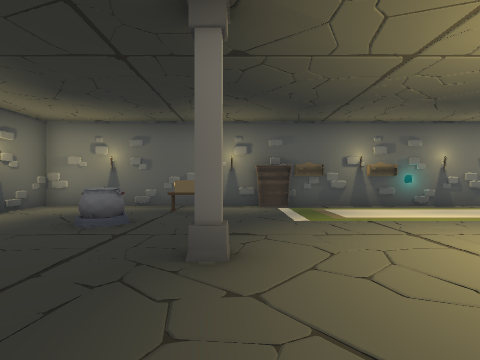
view 1 (above)

16 first-person views from a walk through a Unity game level. The camera is 1.5 m above the floor, looks level and sees 85° across. Doors are open. The floor is counted in squares, 2 m on a side. Each view is taken from the middle of a square. On the plan, view 1 faces up. The plan holds only what a view shows up to about 9 squares ahead; the rest is blank. The player character is not drawn.

view 2
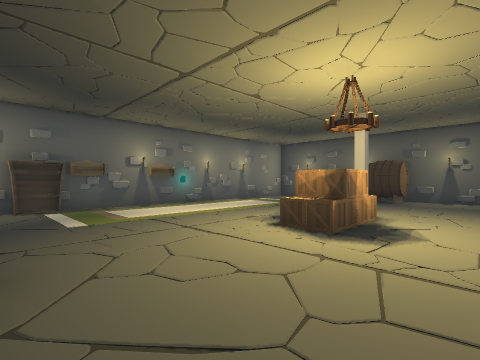

view 3
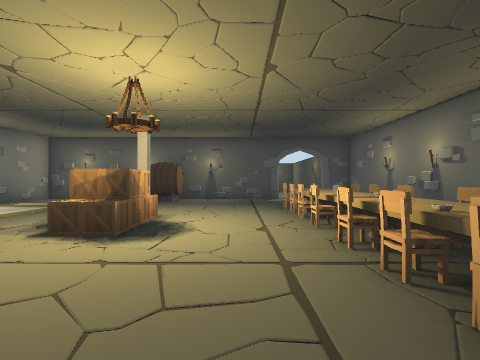

view 4
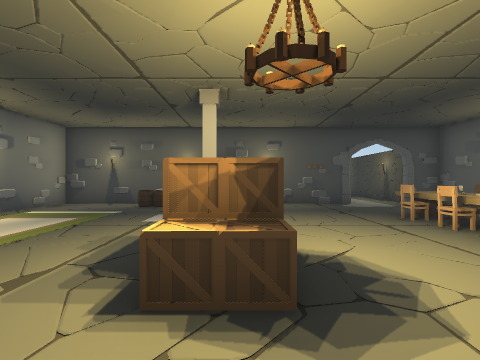

view 5
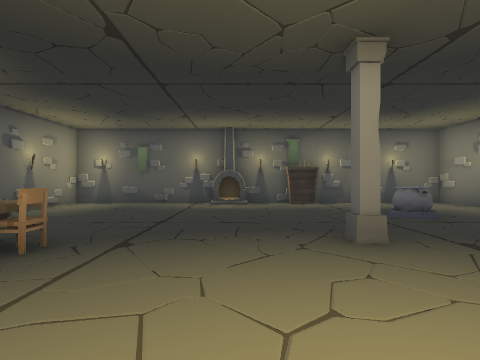

view 6
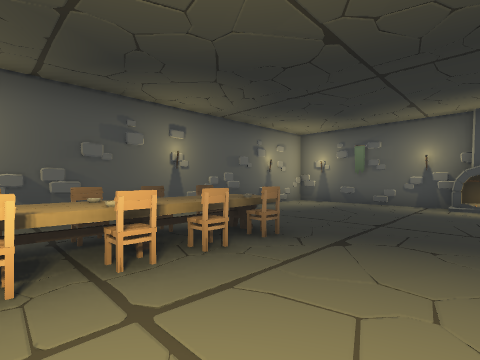

view 7
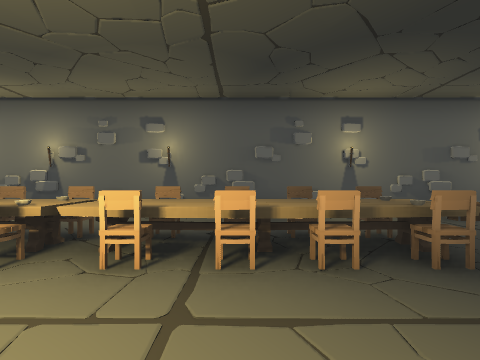

view 8
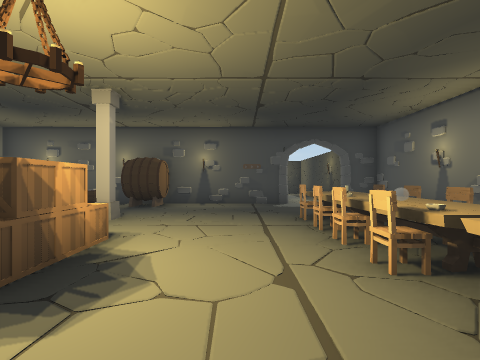

view 9
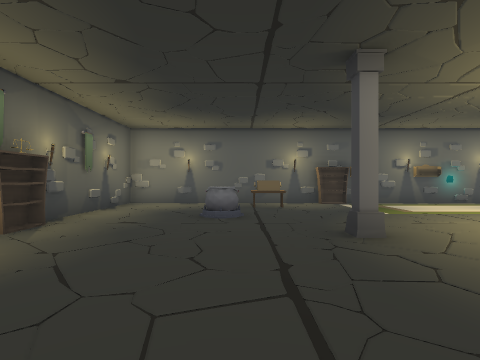

view 10
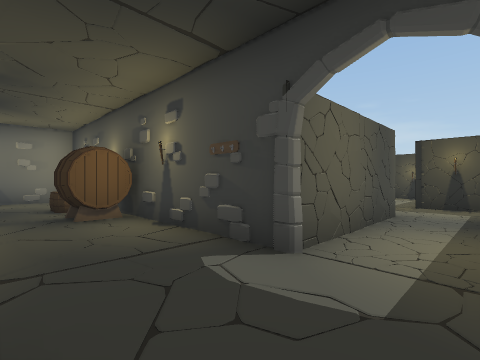

view 11
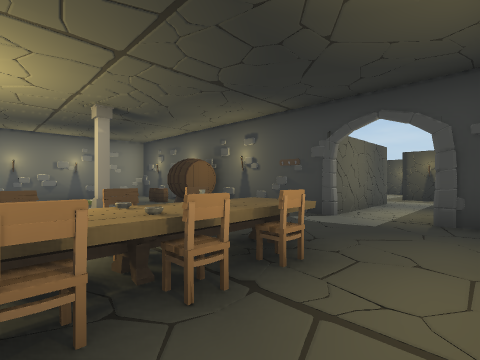

view 12
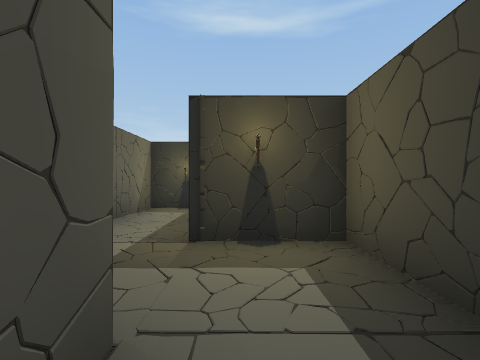

view 13
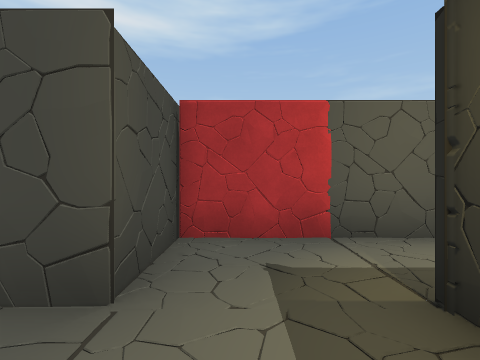

view 14
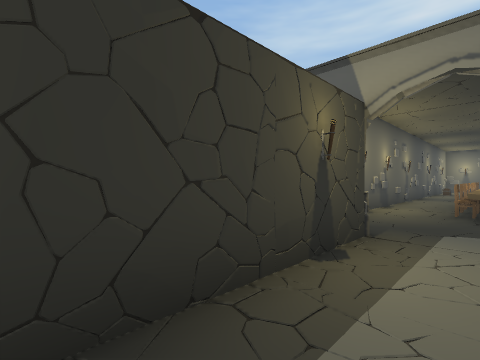

view 15
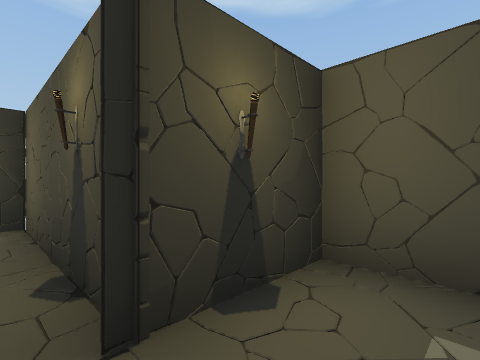

view 16
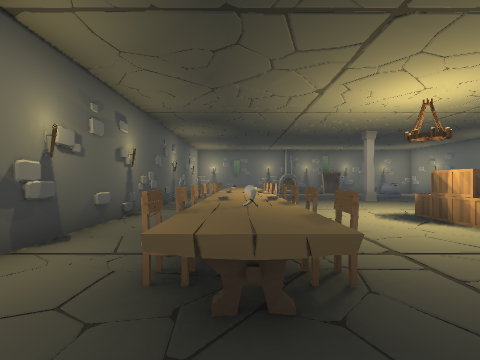

### Floor plan
Points are (right, up) in squares from view 1. A wall is a line through its corners. A room is listed if a view was taken in it or the views show most of it. See-through windows are left out.
Room 1 (views 1, 2, 3, 4, 5, 6, 7, 8, 9, 10, 11, 16)
walls: (10.3, -1.4) (10.3, 7.5) (-5.6, 7.5) (-5.6, -4.4) (10.3, -4.4) (10.3, -3.3)
ways out: open door at (10, -2.5) to room 2
objects: fireplace (-6, 1) to (-5, 1); shelf (-5, 3); other object (-2, -4); other object (-2, 4) to (-2, 5); desk (-1, 6); chair (0, -3); other object (0, -2); chair (0, -1); column (0, 3); chair (1, -3); other object (1, -2); chair (1, -1); shelf (1, 7); chair (2, -3); other object (2, -2); chair (2, -1); chair (3, -3); other object (3, -2); chair (3, -1); chair (4, -3); other object (4, -2); chair (4, -1); box (4, 2); chair (5, -3); chair (5, -1); box (5, 2); chair (6, -3); other object (6, -2); chair (6, -1); chair (7, -3); other object (7, -2); chair (7, -1); column (7, 3); other object (8, -2); barrel (8, 4); barrel (9, 3) to (10, 3); barrel (9, 5)
Room 2 (views 12, 13, 14, 15)
walls: (14.2, -1.5) (13.6, -1.4); (14.1, -1.3) (13.5, -1.5); (16.2, -2) (16.4, -1.5); (15.4, -3.2) (15.9, -3.4); (16, -2.8) (16.3, -2.2) (16.1, -1.9) (16.3, -1.5) (20.1, -1.5) (20.1, 0.4) (14.2, 0.4) (14.2, -1.4) (10.3, -1.4); (16.3, -2.5) (16.2, -1.5); (14.8, -3.5) (15.6, -3.1); (14.3, -0.6) (14, -1); (14.6, -3.6) (14.9, -3.3) (15.3, -3.5); (14.3, -0.4) (14, -0.9); (16.2, -3.3) (16.2, -1.5); (16.8, -1.6) (17.2, -1.3); (14.2, -0.2) (14.1, -1.4) (13.5, -1.5); (13.3, -3.1) (13.8, -3.3); (17.3, -1.7) (17.7, -1.5); (12.9, -3.1) (13.5, -3.4); (12.7, -3.3) (13.1, -3.4) (13.8, -3.2); (12.6, -3.2) (13.1, -3.3); (12.3, -3.3) (13, -3.6) (13.8, -3.1); (11.7, -1.5) (11.3, -1.2); (10.3, -3.3) (16.4, -3.3) (16.2, -2.6)
ways out: open door at (10, -2.5) to room 1

Where each view was taken, in squares from view 1:
view 1: 0 up, 0 right, facing up
view 2: 0 up, 0 right, facing up-right
view 3: 0 up, 0 right, facing right
view 4: 2 up, 2 right, facing right
view 5: 1 up, 3 right, facing left
view 6: 1 up, 3 right, facing down-left
view 7: 1 up, 2 right, facing down
view 8: 0 up, 2 right, facing right
view 9: 1 down, 2 left, facing up
view 10: 3 down, 8 right, facing up-right
view 11: 4 down, 5 right, facing up-right
view 12: 2 down, 13 right, facing right
view 13: 3 down, 15 right, facing up
view 14: 2 down, 14 right, facing down-left
view 15: 1 down, 15 right, facing down-right
view 16: 2 down, 9 right, facing left
